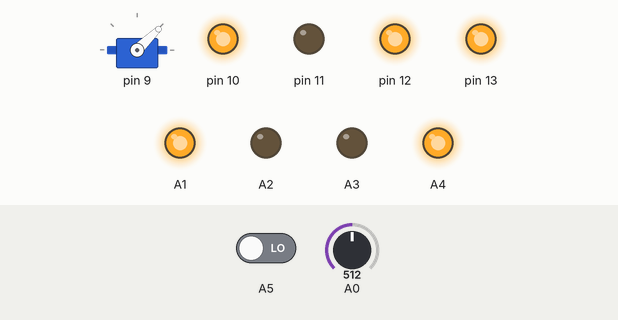
Recording of a sketch running on a simulated Arduino Uno, built with avr-gcc and run on an emulated ATmega328P. On the bench: servo, output pins drawn as LEDs (lit = HIGH). The inputs (shaded band) are chosen by the test bench; at power-on: A5 LOW, A0 = 512.

Above: at 1.2 s.
1.3 s: A5 driven HIGH
At 2.0 s:
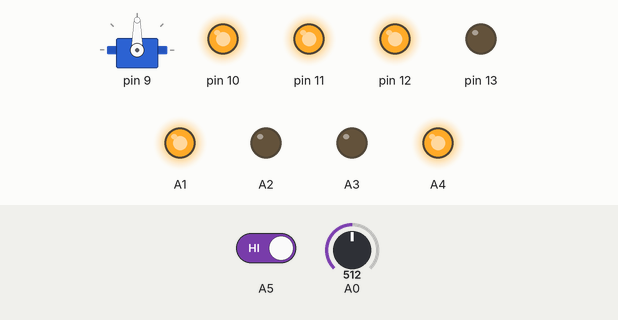
2.8 s: A0 set to 716
At 3.1 s:
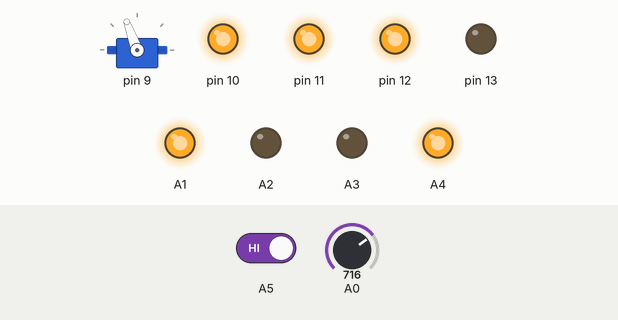
4.3 s: A0 set to 900
At 5.4 s:
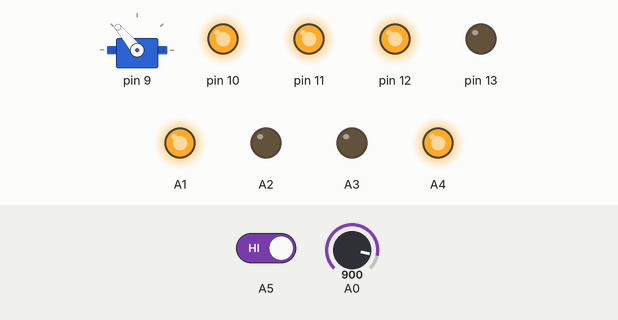
5.8 s: A0 set to 1010
At 6.6 s:
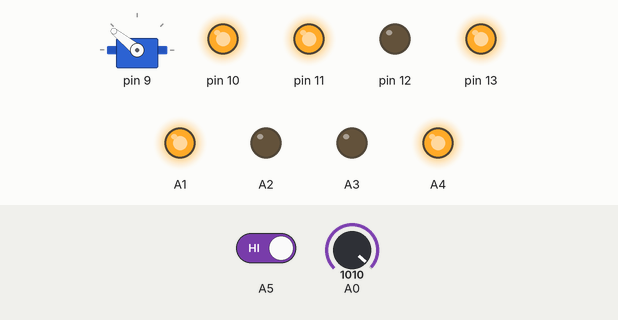
7.3 s: A0 set to 306
At 7.7 s:
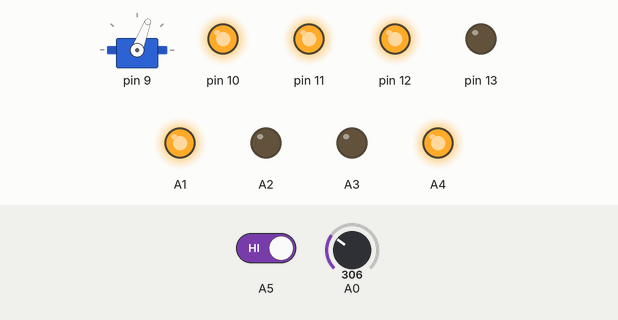
8.8 s: A0 set to 122
At 10.1 s:
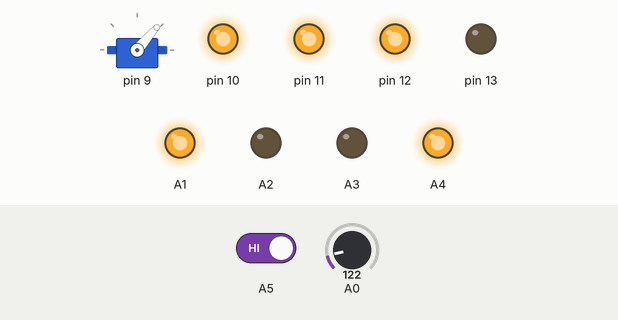
Timing chart, 0 to 11.3 s (numbered marks = the images above; inputs shaded):
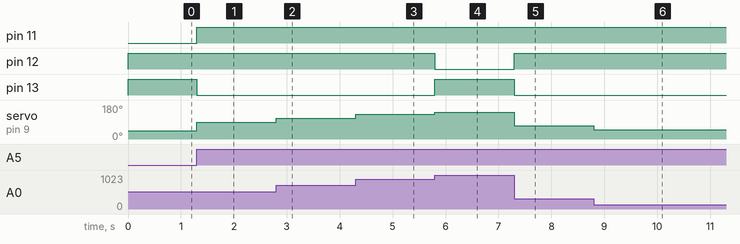

Measured:
- after the input at 1.3 s, pin 11: LOW → HIGH at once; pin 13: HIGH → LOW at once; servo on pin 9: 44° → 90° at once
- after the input at 2.8 s, servo on pin 9: 90° → 110° at once
- after the input at 4.3 s, servo on pin 9: 110° → 130° at once
- after the input at 5.8 s, pin 12: HIGH → LOW at once; pin 13: LOW → HIGH at once; servo on pin 9: 130° → 141° at once
- after the input at 7.3 s, pin 12: LOW → HIGH at once; pin 13: HIGH → LOW at once; servo on pin 9: 141° → 69° at once
- after the input at 8.8 s, servo on pin 9: 69° → 49° at once

The sketch:

blmc.ino
```cpp
#include "Pin.h"
#include "Pot.h"
#include "RgbLed.h"
#include "Esc.h"
#include "MomentaryPushButton.h"

constexpr int Levels = 20; // basically, potentiometer resolution.

const auto escg = GroundPin(11);
const auto escp = PowerPin(10);
const auto esco = OutputPin(9);

const auto ledp = PowerPin(10);
const auto ledr = OutputPin(11);
const auto ledg = OutputPin(13);
const auto ledb = OutputPin(12);

const auto poti = InputPin(A0);
const auto potp = PowerPin(A1);
const auto potg = GroundPin(A2);

const auto momg = GroundPin(A3);
const auto momp = PowerPin(A4);
const auto momi = InputPin(A5);

Esc<Levels> esc(escp, esco, escg, 1000, 2000);
Pot pot(potp, poti, potg, 23, 1000, 0, Levels - 1);
MomentaryPushButton safety(momp, momi, momg);
RgbLed led(ledp, ledr, ledg, ledb);

void setup()
{
  esc.setup();
  pot.setup();
  safety.setup();
  led.setup();
  Serial.begin(9600);
}

void loop()
{
  if(safety.read())
  {
    const int level = esc.throttle(pot.readScaled());
//    Serial.println(level);
    switch(level)
    {
      case 0:
        led.yellow();
        break;
      case Levels - 1:
        led.blue();
        break;
      default:
        led.green();
        break;
    }
  }
  else
  {
    esc.off();
    led.red();
  }
}
```

Esc.h
```cpp
#pragma once

#include "Arduino.h"
#include "Pin.h"
#include <Servo.h> // ESC uses same signals as Servo

template<int Levels>
class Esc
{
public:
  Esc(const PowerPin&, const OutputPin&, const GroundPin&, int minWidth, int maxWidth);
  void setup();
  int throttle(int level);
  void off();
  int width(int level) { return widths[level]; }
private:
  const PowerPin& vcc;
  const OutputPin& out;
  const GroundPin& gnd;
  Servo pwmDevice;
  int widths[Levels] = {};
  int minWidth = 0; // microseconds
  int maxWidth = 0; // microseconds
};

template<int Levels>
Esc<Levels>::Esc(const PowerPin& vcc, const OutputPin& out, const GroundPin& gnd,
  int minWidth, int maxWidth)
  : vcc(vcc), out(out), gnd(gnd), minWidth(minWidth), maxWidth(maxWidth)
{
  // Initialize pulse width discretization.
  int increment = (maxWidth - minWidth) / (Levels - 1);
  for(int i = 0; i < Levels; ++i)
  {
    widths[i] = minWidth + i * increment;
  }
  widths[0] = minWidth;
  widths[Levels-1] = maxWidth;
}

template<int Levels>
void Esc<Levels>::setup()
{
  pwmDevice.attach(out.pin);
  gnd.setup();
  vcc.setup();
}

template<int Levels>
int Esc<Levels>::throttle(int level)
{
  level = constrain(level, 0, Levels-1);
  pwmDevice.writeMicroseconds(widths[level]);
//  Serial.println(widths[level]);
  return level;
}

template<int Levels>
void Esc<Levels>::off()
{
  pwmDevice.writeMicroseconds(minWidth);
}
```

MomentaryPushButton.cpp
```cpp
#include "MomentaryPushButton.h"

MomentaryPushButton::MomentaryPushButton(
  const PowerPin& p, const InputPin& i, const GroundPin& g)
  : p(p), i(i), g(g) {}

void MomentaryPushButton::setup()
{
  i.setup();
  g.setup();
  p.setup();
}

int MomentaryPushButton::read()
{
  return digitalRead(i.pin);
}
```

MomentaryPushButton.h
```cpp
#pragma once

#include "Arduino.h"
#include "Pin.h"

class MomentaryPushButton
{
public:
  MomentaryPushButton(const PowerPin&, const InputPin&, const GroundPin&);
  void setup();
  int read();
private:
  const PowerPin& p;
  const InputPin& i;
  const GroundPin& g;
};
```

Pin.h
```cpp
#pragma once

/*
*/

#include "Arduino.h"

struct Pin
{
    Pin(int pin) : pin(pin) {}
    const int pin;
};

struct PowerPin : public Pin
{
    PowerPin(int pin) : Pin(pin) {}
    void setup() const
    {
        pinMode(pin, OUTPUT);
        digitalWrite(pin, HIGH);
    }
};

struct GroundPin : public Pin
{
    GroundPin(int pin) : Pin(pin) {}
    void setup() const
    {
        pinMode(pin, OUTPUT);
        digitalWrite(pin, LOW);
    }
};

struct InputPin : public Pin
{
    InputPin(int pin) : Pin(pin) {}
    void setup() const
    {
        pinMode(pin, INPUT);
    }
};

struct OutputPin : public Pin
{
    OutputPin(int pin) : Pin(pin) {}
    void setup() const
    {
        pinMode(pin, OUTPUT);
    }
};
```

Pot.cpp
```cpp
#include "Pot.h"

Pot::Pot(const PowerPin& p, const InputPin& i, const GroundPin& g,
  int rawMin, int rawMax, int scaledMin, int scaledMax)
  : p(p), i(i), g(g),
    rawMin(rawMin), rawMax(rawMax),
    scaledMin(scaledMin), scaledMax(scaledMax) {}

void Pot::setup()
{
  i.setup();
  g.setup();
  p.setup();
}

int Pot::readRaw()
{
  return analogRead(i.pin);
}

int Pot::readScaled()
{
  int scaled = map(readRaw(),
    rawMin, rawMax,
    scaledMin, scaledMax);
  return constrain(scaled, scaledMin, scaledMax);
}
```

Pot.h
```cpp
#pragma once

#include "Arduino.h"
#include "Pin.h"

class Pot
{
public:
  Pot(const PowerPin&, const InputPin&, const GroundPin&,
    int rawMin, int rawMax, int scaledMin, int scaledMax);
  void setup();
  int readRaw();
  int readScaled();
private:
  const PowerPin& p;
  const InputPin& i;
  const GroundPin& g;
  int rawMin = 23;
  int rawMax = 1000;
  int scaledMin = 0;
  int scaledMax = 1023;
};
```

RgbLed.cpp
```cpp
#include "RgbLed.h"

void RgbLed::setup()
{
  r.setup();
  g.setup();
  b.setup();
  p.setup();
}

void RgbLed::set(SignalType rs, SignalType gs, SignalType bs)
{
  digitalWrite(r.pin, rs);
  digitalWrite(g.pin, gs);
  digitalWrite(b.pin, bs);
}
```

RgbLed.h
```cpp
#pragma once

#include "Arduino.h"
#include "Pin.h"

class RgbLed
{
public:
  RgbLed(const PowerPin& p, const OutputPin& r, const OutputPin& g, const OutputPin& b)
    : p(p), r(r), g(g), b(b) {}
  void setup();
  using SignalType = decltype(LOW);
  void set(SignalType rs, SignalType gs, SignalType bs);
  void red()    { set(OnSignal, OffSignal, OffSignal); }
  void green()  { set(OffSignal, OnSignal, OffSignal); }
  void blue()   { set(OffSignal, OffSignal, OnSignal); }
  void yellow() { set(OnSignal, OnSignal, OffSignal); }
private:
  // pin assignments
  const PowerPin& p;
  const OutputPin& r;
  const OutputPin& g;
  const OutputPin& b;
  // this is determined by common anode / cathode.
  const SignalType OnSignal = LOW;
  const SignalType OffSignal = HIGH;
};
```
